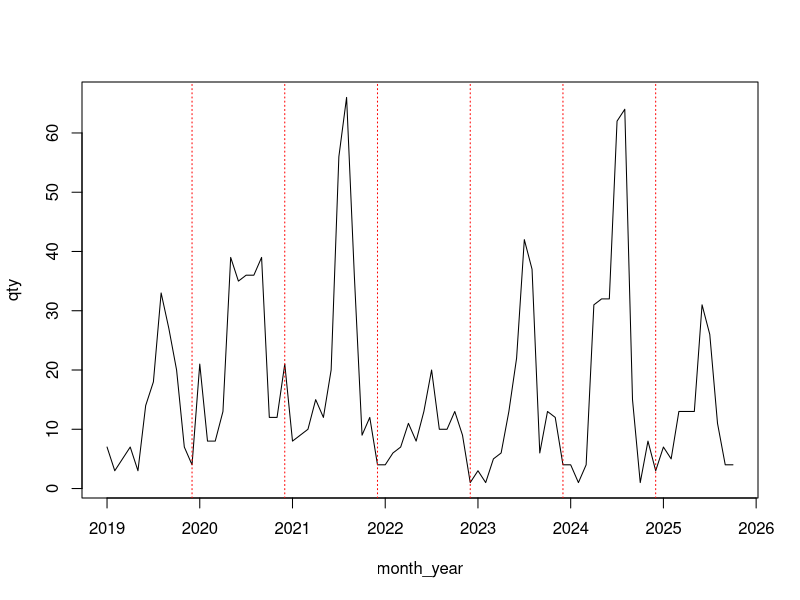
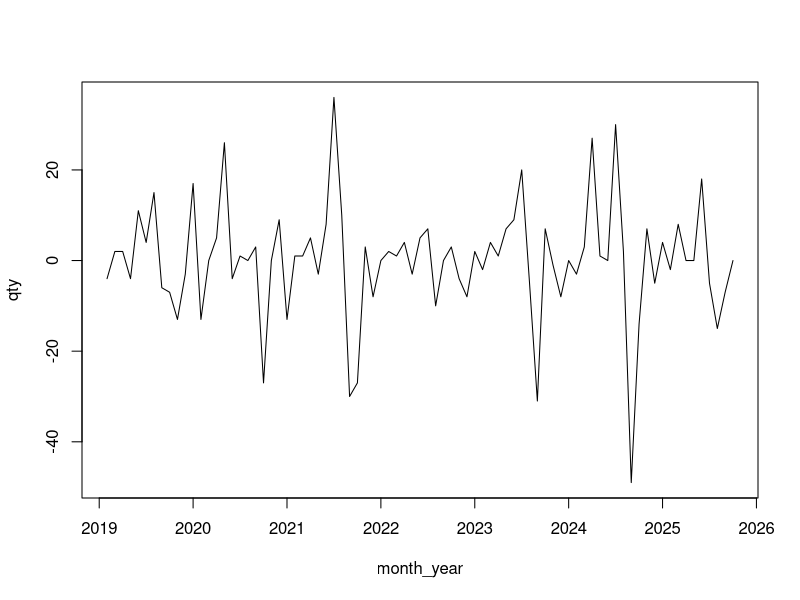
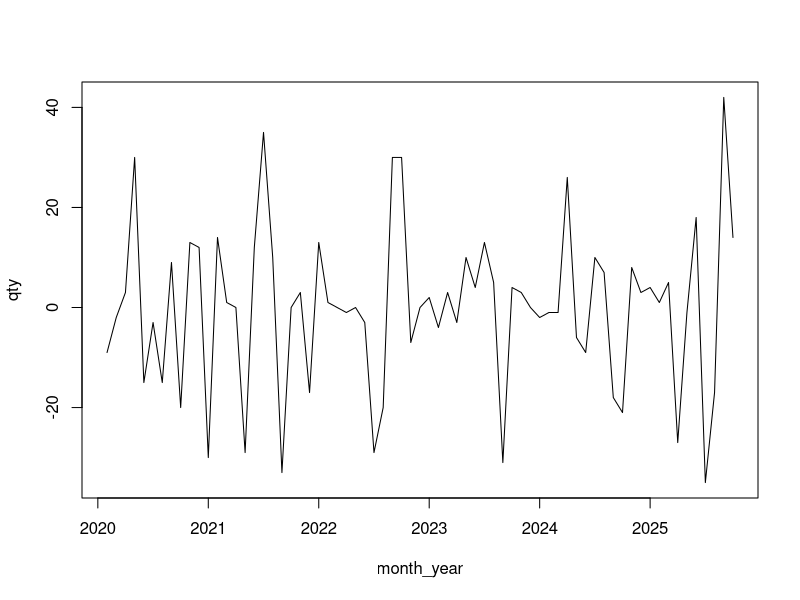
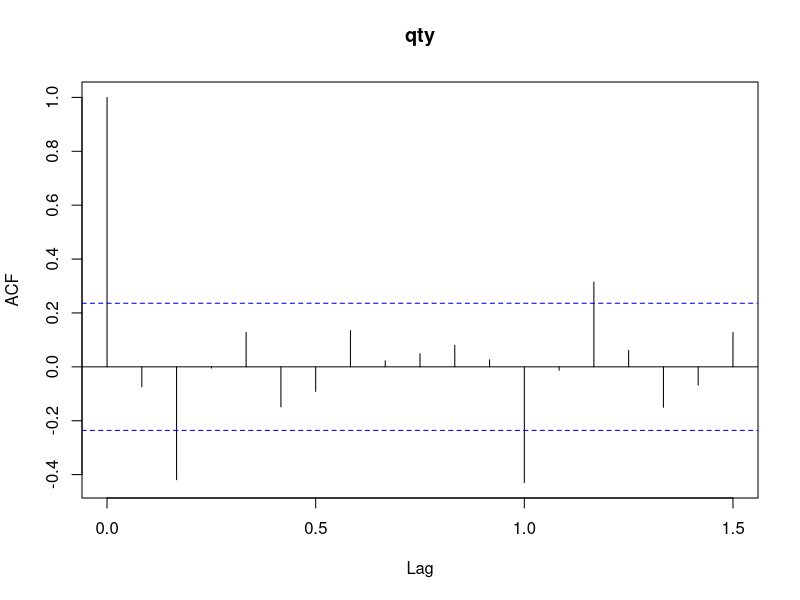
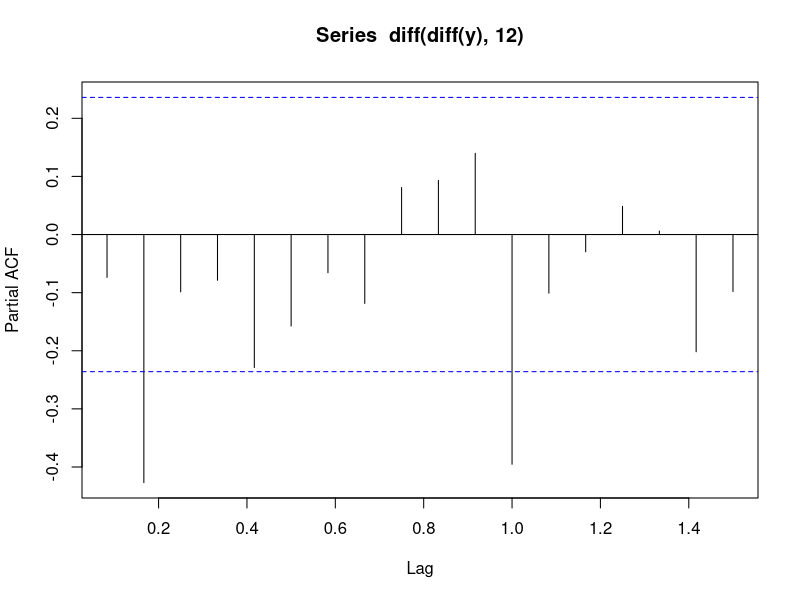
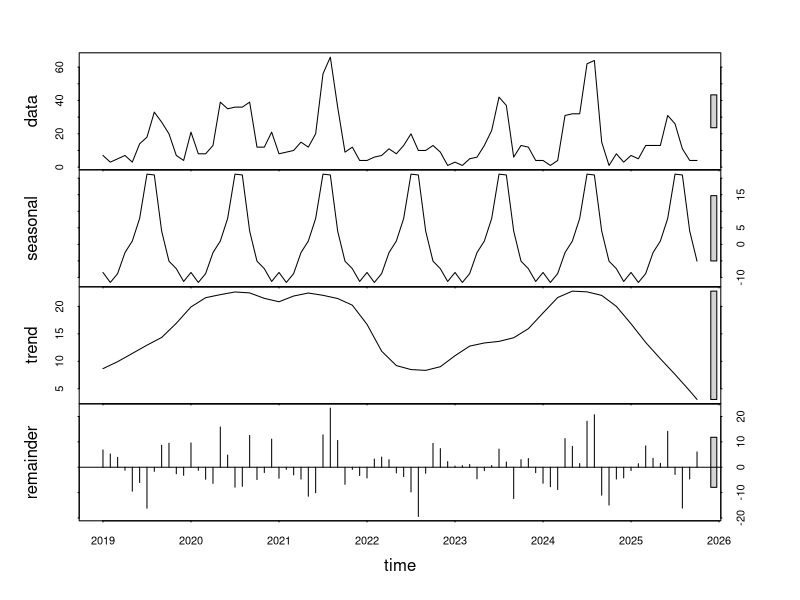
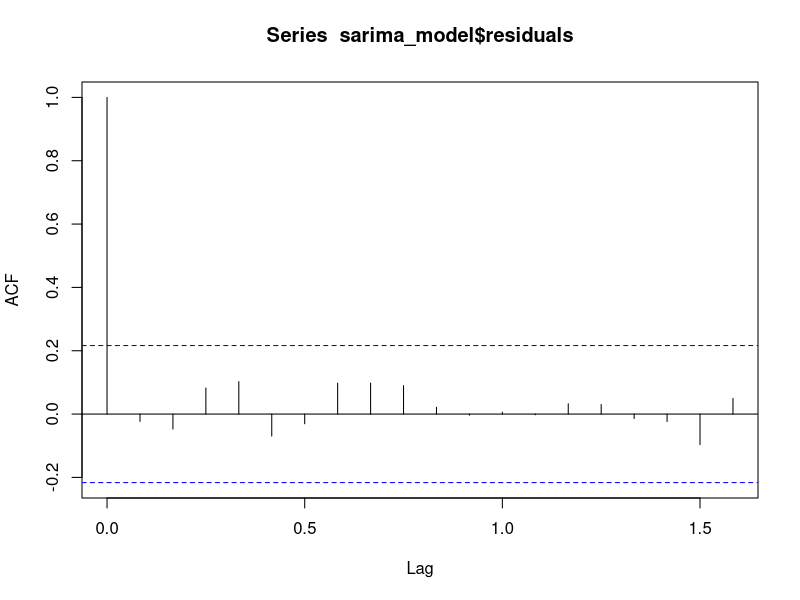
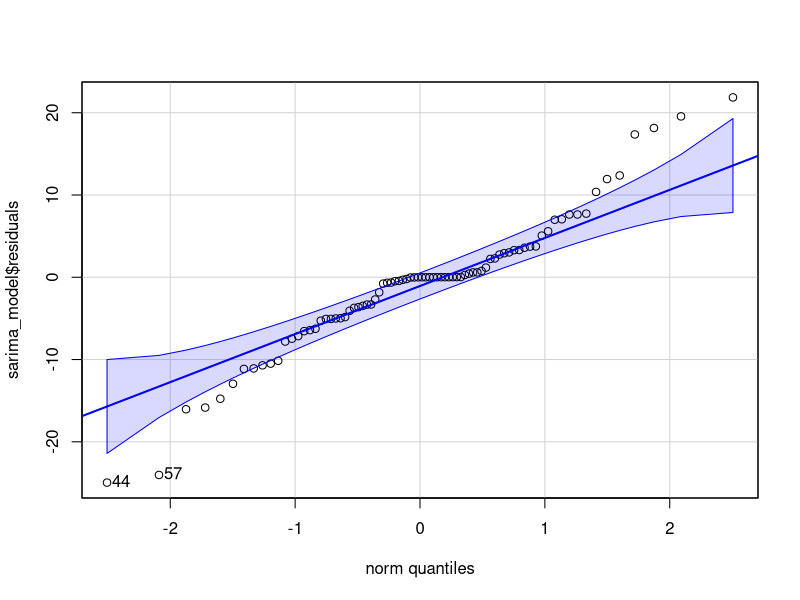

Write R code to recreate these figures, in order.
## ---- chunk 1
install.packages("openxlsx")
install.packages("dplyr")
install.packages("lubridate")
install.packages("car")
install.packages("forecast")
## ---- chunk 2
library(openxlsx)
library(dplyr)
library(lubridate)
library(car)
library(forecast)
## ---- chunk 3
data <- read.xlsx("../resources/incendios-florestais-em-areas-protegidas-boi-areas-protegidas-2019-marco.xlsx", sheet = 1)

data$DataHoraDeteccao <- convertToDate(data$DataHoraDeteccao)
data$DataDeteccao <- convertToDate(data$DataDeteccao)
data$InicioCombate <- convertToDate(data$InicioCombate)
data$TerminoCombate <- convertToDate(data$TerminoCombate)
## ---- chunk 4
agg_df <- data |> group_by(month_year=floor_date(DataDeteccao, "month")) |> summarise(qty = n_distinct(NumBOI))
## ---- chunk 5
y <- ts(agg_df[,2], start=c(2019,1), frequency = 12)
## ---- chunk 6
n_months = 12 
ts.plot(y, xlab="month_year", ylab="qty"); abline(v = time(y)[seq(n_months, length(y), by = n_months)], col = "red", lty = 3)
## ---- chunk 7
ts.plot(diff(y), xlab="month_year", ylab="qty")
## ---- chunk 8
ts.plot(diff(diff(y), 12), xlab="month_year", ylab="qty")
## ---- chunk 9
acf(diff(diff(y), 12))
pacf(diff(diff(y), 12))
## ---- chunk 10
plot(stl(y[,1], s.window="periodic"))
## ---- chunk 11
sarima_model <- arima(y, order=c(2,1,2), seasonal=list(order=c(2,1,2), period=12))
sarima_model
## ---- chunk 12
linearHypothesis(sarima_model, c("ar1 = 0", "ar2 = 0", "ma1 = 0", "ma2 = 0", "sar1 = 0", "sar2 = 0", "sma1 = 0", "sma2 = 0"))
## ---- chunk 13
acf(sarima_model$residuals)
## ---- chunk 14
qqPlot(sarima_model$residuals)
## ---- chunk 15
Box.test(sarima_model$residuals, lag = 11, type = "Ljung-Box")
## ---- chunk 16
aa_model <- auto.arima(y)
summary(aa_model)
## ---- chunk 17
acf(aa_model$residuals)
## ---- chunk 18
qqPlot(aa_model$residuals)
## ---- chunk 19
Box.test(aa_model$residuals, lag = 11, type = "Ljung-Box")
